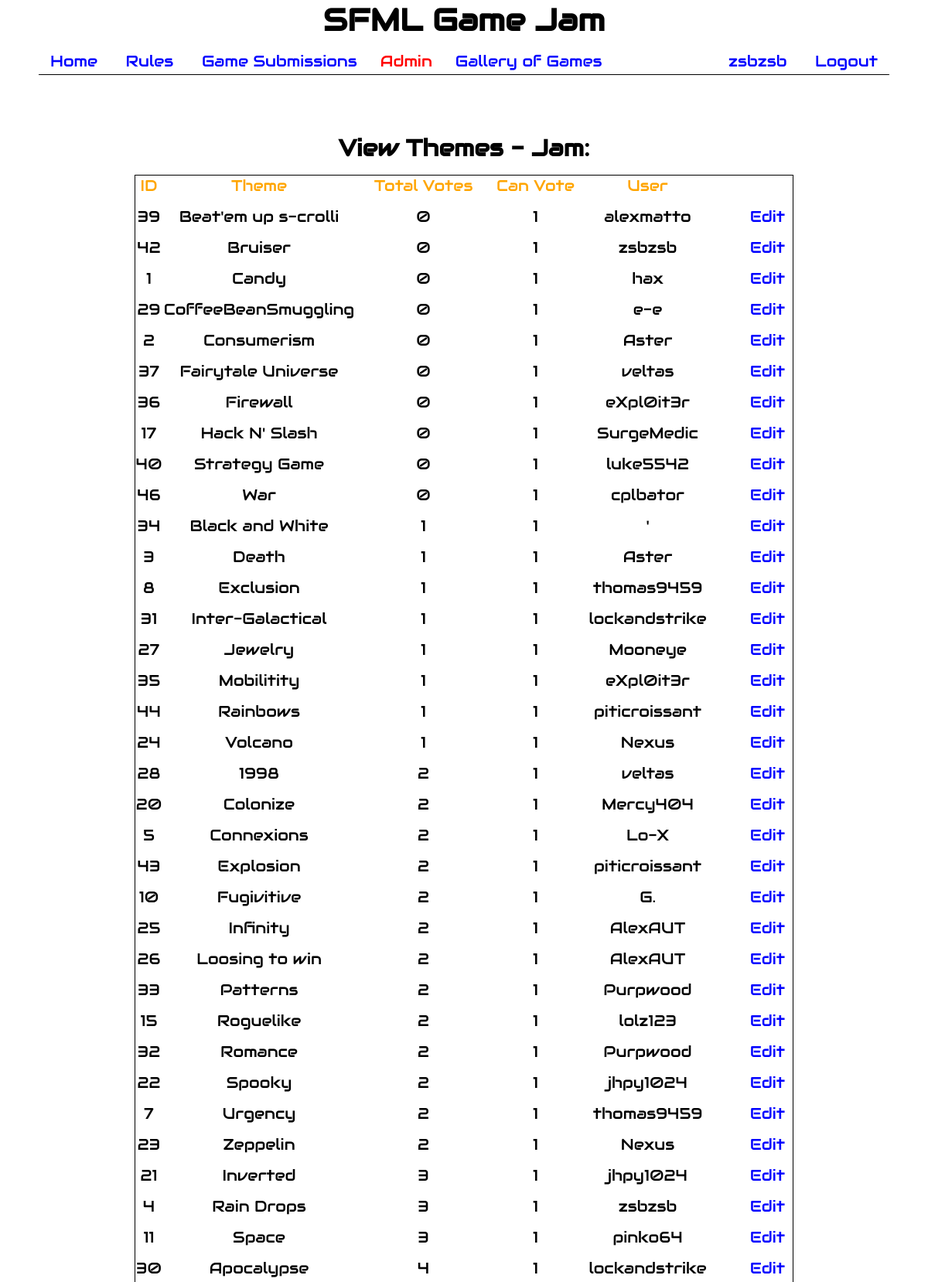
Screenshot of /admin/viewthemes/index.php?id=1 (signed in, upper part) with the database file from the repository.
### tables this page shows
CREATE TABLE IF NOT EXISTS `themes` (
  `ID` int(11) NOT NULL AUTO_INCREMENT,
  `JamID` int(11) NOT NULL,
  `Theme` text NOT NULL,
  `TotalVotes` int(11) NOT NULL,
  `CanVote` tinyint(1) NOT NULL DEFAULT '1',
  PRIMARY KEY (`ID`),
  UNIQUE KEY `ID_UNIQUE` (`ID`),
  KEY `JamID_idx` (`JamID`)
);

CREATE TABLE IF NOT EXISTS `users` (
  `ID` int(11) NOT NULL AUTO_INCREMENT,
  `Username` text NOT NULL,
  `Password` text NOT NULL,
  `Salt` text NOT NULL,
  `LastIP` text NOT NULL,
  `IsBanned` tinyint(1) NOT NULL DEFAULT '0',
  `IsAdmin` tinyint(1) NOT NULL DEFAULT '0',
  PRIMARY KEY (`ID`)
);

### admin/viewthemes/index.php (the view, shortened to what this page needs)
<?php $selected = "admin"; include_once $_SERVER['DOCUMENT_ROOT'].'/layout/header.php'; ?>
<h2>View Themes - Jam: <?php echo $_GET['title']; ?></h2>
<div id="form-container" style="width: 850px">
    <?php
        $dbaccess = new DBAccess();
        $connection = $dbaccess->CreateDBConnection();
        $stmt = $connection->prepare("SELECT thm.ID, thm.Theme, thm.TotalVotes, thm.CanVote, usr.Username FROM themes AS thm LEFT OUTER JOIN suggestions AS sug ON sug.ThemeID = thm.ID LEFT OUTER JOIN users AS usr ON usr.ID = sug.UserID WHERE thm.JamID = ? ORDER BY thm.TotalVotes, thm.Theme ASC;");
        $stmt->execute(array($_GET['id']));
        $rows = $stmt->fetchAll();
        echo '
            <div class="row">
                <div class="column-header" style="width: 35px;">ID</div>
                <div class="column-header" style="width: 250px;">Theme</div>
                <div class="column-header" style="width: 175px;">Total Votes</div>
                <div class="column-header" style="width: 115px;">Can Vote</div>
                <div class="column-header" style="width: 175px;">User</div>
            </div>
            ';
        foreach ($rows as $row)
        {
            echo '
            <div class="row">
                <div class="column-value" style="width: 35px;">'.htmlspecialchars($row['ID']).'</div>
                <div class="column-value" style="width: 250px;">'.htmlspecialchars($row['Theme']).'</div>
                <div class="column-value" style="width: 175px;">'.htmlspecialchars($row['TotalVotes']).'</div>
                <div class="column-value" style="width: 115px;">'.htmlspecialchars($row['CanVote']).'</div>
                <div class="column-value" style="width: 175px;">'.htmlspecialchars($row['Username']).'</div>
                <a class="editlink" href="/admin/edittheme/?id='.$row['ID'].'&theme='.$row['Theme'].'&title='.$_GET['title'].'&jamid='.$_GET['id'].'&canvote='.$row['CanVote'].'">Edit</a>
            </div>
            ';
        }
    ?>
</div>
<?php include_once $_SERVER['DOCUMENT_ROOT'].'/layout/footer.php'; ?>

### css/main.css (style rules this page uses)
body { margin: 0px; font-family: 'Audiowide', cursive; background-color: white; min-width: 1200px; }
h2 { display: block; width: 100%; text-align: center; font-size: 30px; color: black; margin: 0px; }

### css/form.css (style rules this page uses)
#form-container { display: block; width: 500px; margin: 15px auto; border-color: black; border-style: solid; border-width: 1px; }
.row { display: inline-block; min-height: 40px; width: 100%; }
.column-header { display: block; float: left; text-align: center; font-size: 20px; color: orange; margin: 0px; min-height: 1px; }
.column-value { display: block; float: left; text-align: center; font-size: 20px; color: black; margin: 0px; min-height: 1px; }
.editlink { float: right; margin-right: 10px; font-size: 20px; text-decoration: none; color: blue; }

### rows the page displays
themes: ID "39", Theme "Beat'em up s-crolli", TotalVotes "0", CanVote "1", users.Username "alexmatto"
themes: ID "42", Theme "Bruiser", TotalVotes "0", CanVote "1", users.Username "zsbzsb"
themes: ID "1", Theme "Candy", TotalVotes "0", CanVote "1", users.Username "hax"
themes: ID "29", Theme "CoffeeBeanSmuggling", TotalVotes "0", CanVote "1", users.Username "e-e"
themes: ID "2", Theme "Consumerism", TotalVotes "0", CanVote "1", users.Username "Aster"
themes: ID "37", Theme "Fairytale Universe", TotalVotes "0", CanVote "1", users.Username "veltas"
themes: ID "36", Theme "Firewall", TotalVotes "0", CanVote "1", users.Username "eXpl0it3r"
themes: ID "17", Theme "Hack N' Slash", TotalVotes "0", CanVote "1", users.Username "SurgeMedic"
themes: ID "40", Theme "Strategy Game", TotalVotes "0", CanVote "1", users.Username "luke5542"
themes: ID "46", Theme "War", TotalVotes "0", CanVote "1", users.Username "cplbator"
themes: ID "34", Theme "Black and White", TotalVotes "1", CanVote "1", users.Username "'"
themes: ID "3", Theme "Death", TotalVotes "1", CanVote "1", users.Username "Aster"
themes: ID "8", Theme "Exclusion", TotalVotes "1", CanVote "1", users.Username "thomas9459"
themes: ID "31", Theme "Inter-Galactical", TotalVotes "1", CanVote "1", users.Username "lockandstrike"
themes: ID "27", Theme "Jewelry", TotalVotes "1", CanVote "1", users.Username "Mooneye"
themes: ID "35", Theme "Mobilitity", TotalVotes "1", CanVote "1", users.Username "eXpl0it3r"
themes: ID "44", Theme "Rainbows", TotalVotes "1", CanVote "1", users.Username "piticroissant"
themes: ID "24", Theme "Volcano", TotalVotes "1", CanVote "1", users.Username "Nexus"
themes: ID "28", Theme "1998", TotalVotes "2", CanVote "1", users.Username "veltas"
themes: ID "20", Theme "Colonize", TotalVotes "2", CanVote "1", users.Username "Mercy404"
themes: ID "5", Theme "Connexions", TotalVotes "2", CanVote "1", users.Username "Lo-X"
themes: ID "43", Theme "Explosion", TotalVotes "2", CanVote "1", users.Username "piticroissant"
themes: ID "10", Theme "Fugivitive", TotalVotes "2", CanVote "1", users.Username "G."
themes: ID "25", Theme "Infinity", TotalVotes "2", CanVote "1", users.Username "AlexAUT"
themes: ID "26", Theme "Loosing to win", TotalVotes "2", CanVote "1", users.Username "AlexAUT"
themes: ID "33", Theme "Patterns", TotalVotes "2", CanVote "1", users.Username "Purpwood"
themes: ID "15", Theme "Roguelike", TotalVotes "2", CanVote "1", users.Username "lolz123"
themes: ID "32", Theme "Romance", TotalVotes "2", CanVote "1", users.Username "Purpwood"
themes: ID "22", Theme "Spooky", TotalVotes "2", CanVote "1", users.Username "jhpy1024"
themes: ID "7", Theme "Urgency", TotalVotes "2", CanVote "1", users.Username "thomas9459"
themes: ID "23", Theme "Zeppelin", TotalVotes "2", CanVote "1", users.Username "Nexus"
themes: ID "21", Theme "Inverted", TotalVotes "3", CanVote "1", users.Username "jhpy1024"
themes: ID "4", Theme "Rain Drops", TotalVotes "3", CanVote "1", users.Username "zsbzsb"
themes: ID "11", Theme "Space", TotalVotes "3", CanVote "1", users.Username "pinko64"
themes: ID "30", Theme "Apocalypse", TotalVotes "4", CanVote "1", users.Username "lockandstrike"

### other values shown
$session->GetUserName() "zsbzsb"
